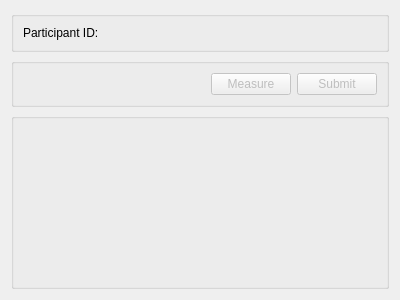
<?xml version="1.0" encoding="UTF-8"?>
<ui version="4.0">
 <class>Dialog</class>
 <widget class="QDialog" name="Dialog">
  <property name="geometry">
   <rect>
    <x>0</x>
    <y>0</y>
    <width>400</width>
    <height>300</height>
   </rect>
  </property>
  <property name="windowTitle">
   <string>Dialog</string>
  </property>
  <layout class="QVBoxLayout" name="verticalLayout">
   <item>
    <widget class="QGroupBox" name="groupBox_3">
     <property name="title">
      <string/>
     </property>
     <layout class="QVBoxLayout" name="verticalLayout_5">
      <item>
       <layout class="QHBoxLayout" name="horizontalLayout_10">
        <item>
         <widget class="QLabel" name="label_7">
          <property name="sizePolicy">
           <sizepolicy hsizetype="Minimum" vsizetype="Preferred">
            <horstretch>0</horstretch>
            <verstretch>0</verstretch>
           </sizepolicy>
          </property>
          <property name="text">
           <string>Participant ID:</string>
          </property>
         </widget>
        </item>
        <item>
         <widget class="QLabel" name="participantId">
          <property name="sizePolicy">
           <sizepolicy hsizetype="Expanding" vsizetype="Preferred">
            <horstretch>0</horstretch>
            <verstretch>0</verstretch>
           </sizepolicy>
          </property>
          <property name="text">
           <string/>
          </property>
         </widget>
        </item>
       </layout>
      </item>
     </layout>
    </widget>
   </item>
   <item>
    <widget class="QGroupBox" name="groupBox">
     <property name="sizePolicy">
      <sizepolicy hsizetype="Preferred" vsizetype="Minimum">
       <horstretch>0</horstretch>
       <verstretch>0</verstretch>
      </sizepolicy>
     </property>
     <property name="title">
      <string/>
     </property>
     <layout class="QHBoxLayout" name="horizontalLayout">
      <item>
       <spacer name="horizontalSpacer">
        <property name="orientation">
         <enum>Qt::Horizontal</enum>
        </property>
        <property name="sizeHint" stdset="0">
         <size>
          <width>40</width>
          <height>20</height>
         </size>
        </property>
       </spacer>
      </item>
      <item>
       <widget class="QPushButton" name="pushButton_2">
        <property name="enabled">
         <bool>false</bool>
        </property>
        <property name="text">
         <string>Measure</string>
        </property>
       </widget>
      </item>
      <item>
       <widget class="QPushButton" name="pushButton">
        <property name="enabled">
         <bool>false</bool>
        </property>
        <property name="text">
         <string>Submit</string>
        </property>
       </widget>
      </item>
     </layout>
    </widget>
   </item>
   <item>
    <widget class="QGroupBox" name="groupBox_2">
     <property name="sizePolicy">
      <sizepolicy hsizetype="Preferred" vsizetype="Expanding">
       <horstretch>0</horstretch>
       <verstretch>0</verstretch>
      </sizepolicy>
     </property>
     <property name="title">
      <string/>
     </property>
    </widget>
   </item>
  </layout>
 </widget>
 <resources/>
 <connections/>
</ui>
